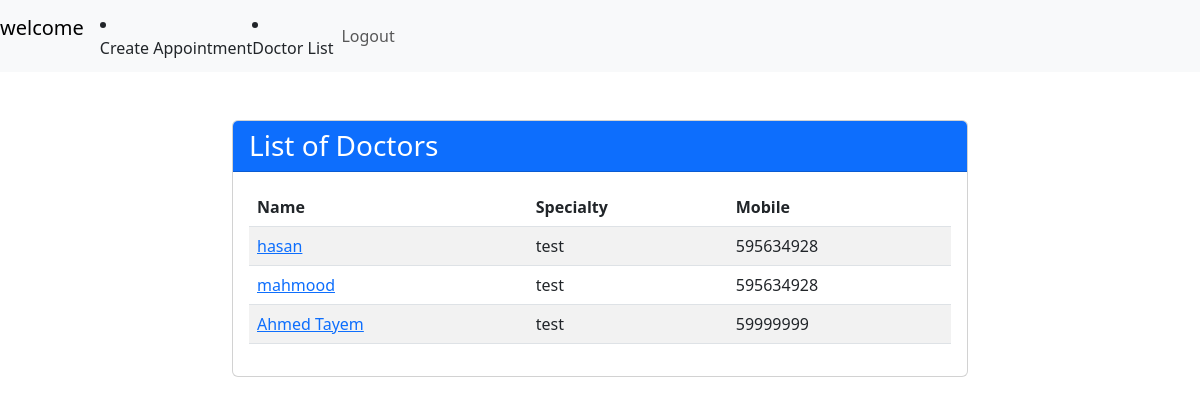
/Doctor-list/, run on the app's committed database.
### appointments/models.py (models this page shows, shortened)
class Doctor(models.Model):
        name = models.CharField(max_length=50)
        mobile = models.IntegerField(null=True)
        specialty = models.CharField(max_length=50)

### appointments/views.py (the view)
class Doctorslistview(ListView):
    model = Doctor
    template_name = "index.html"
    login_url = reverse_lazy('login')

### appointments/templates/index.html
{% extends 'base.html' %}
{% block content %}
<div class="container mt-5">
    <div class="row justify-content-center">
        <div class="col-md-8">
            <div class="card">
                <div class="card-header bg-primary text-white">
                    <h3 class="card-title mb-0">List of Doctors</h3>
                </div>
                <div class="card-body">
                    <div class="table-responsive">
                        <table class="table table-striped table-hover">
                            <thead>
                                <tr>
                                        <th>Name</th>
                                    <th>Specialty</th>
                                    <th>Mobile</th>
                                </tr>
                            </thead>
                            <tbody>
                                {% for doctor in doctor_list %}
                                <tr>
                                    {% if user.is_superuser %}
                                   <td> <a href="{% url 'doctor-appointments' pk=doctor.pk %}">{{doctor.name}}</a></td>
                                   {%else%}
                                   <td> <a href="{% url 'Appoinment-create'%}">{{doctor.name}}</a></td>
                                   {% endif %}
                                    <td>{{doctor.specialty}}</td>
                                    <td>{{doctor.mobile}}</td>
                                </tr>
                                {% empty %}
                                <tr>
                                    <td colspan="3">No doctors found.</td>
                                </tr>
                                {% endfor %}
                            </tbody>
                        </table>
                    </div>
                </div>
            </div>
        </div>
    </div>
</div>
{%endblock%}

### data on the page
Doctor: name "hasan", specialty "test", mobile "595634928"
Doctor: name "mahmood", specialty "test", mobile "595634928"
Doctor: name "Ahmed Tayem", specialty "test", mobile "59999999"
